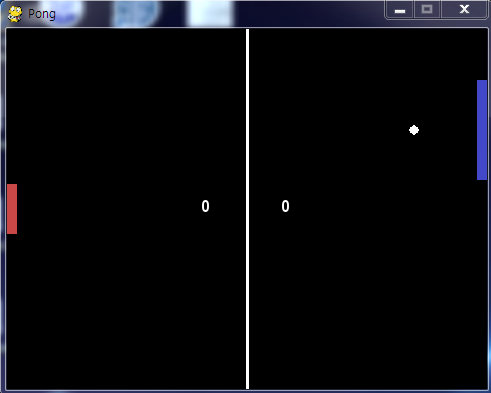

Reproduce this figure in Python.
# Atari pong
# By KyushikMin kyushikmin@gamil.com
# http://mmc.hanyang.ac.kr

import random, sys, time, math, pygame
from pygame.locals import *
import numpy as np
import copy
import matplotlib.image as mpimg

# Window Information
FPS = 30
WINDOW_WIDTH = 480
WINDOW_HEIGHT = 360

HALF_WINDOW_WIDTH = int(WINDOW_WIDTH / 2)
HALF_WINDOW_HEIGHT = int(WINDOW_HEIGHT / 2)

# Colors
#				 R    G    B
WHITE        = (255, 255, 255)
BLACK		 = (  0,   0,   0)
RED 		 = (200,  72,  72)
LIGHT_ORANGE = (198, 108,  58)
ORANGE       = (180, 122,  48)
GREEN		 = ( 72, 160,  72)
BLUE 		 = ( 66,  72, 200)
YELLOW 		 = (162, 162,  42)
NAVY         = ( 75,   0, 130)
PURPLE       = (143,   0, 255)

def ReturnName():
    return 'pong'

def Return_Num_Action():
    return 1

def Return_Action_Bound():
	return 10

my_bar_width = 10
my_bar_height = 50
my_bar_init_position = (WINDOW_HEIGHT - my_bar_height)/2
my_bar_speed = 10

enemy_bar_width = 10
enemy_bar_height = 100
enemy_bar_init_position = (WINDOW_HEIGHT - enemy_bar_height)/2
enemy_bar_speed = 10

ball_init_position_x = WINDOW_WIDTH / 2
ball_init_position_y = WINDOW_HEIGHT / 2

ball_radius = 5

class GameState:
    def __init__(self):
        global FPS_CLOCK, DISPLAYSURF, BASIC_FONT

        pygame.init()
        FPS_CLOCK = pygame.time.Clock()

        DISPLAYSURF = pygame.display.set_mode((WINDOW_WIDTH, WINDOW_HEIGHT))

        pygame.display.set_caption('Pong')
        # pygame.display.set_icon(pygame.image.load('./Qar_Sim/icon_resize2.png'))

        BASIC_FONT = pygame.font.Font('freesansbold.ttf', 16)

        # Set initial parameters

        self.init = True
        self.my_score = 0
        self.enemy_score = 0
        self.hit_count = 0

        self.my_bar_position = my_bar_init_position

        self.enemy_bar_position = enemy_bar_init_position

        self.ball_position_x = ball_init_position_x
        self.ball_position_y = ball_init_position_y

        random_start_x = random.randint(0, 1)
        random_start_y = random.randint(0, 1)

        if random_start_x == 0:
            self.ball_speed_x = - random.uniform(6.0, 9.0)
        else:
            self.ball_speed_x = random.uniform(6.0, 9.0)

        if random_start_y == 0:
            self.ball_speed_y = -random.uniform(6.0, 9.0)
        else:
            self.ball_speed_y = random.uniform(6.0, 9.0)


    def frame_step(self, input): # Game loop
        # Initial settings
        if self.init == True:
            self.my_bar_position = my_bar_init_position
            self.enemy_bar_position = enemy_bar_init_position

            self.ball_position_x = ball_init_position_x
            self.ball_position_y = ball_init_position_y

            self.hit_count = 0

            random_start_x = random.randint(0, 1)
            random_start_y = random.randint(0, 1)

            if random_start_x == 0:
                self.ball_speed_x = - random.uniform(6.0, 9.0)
            else:
                self.ball_speed_x = random.uniform(6.0, 9.0)

            if random_start_y == 0:
                self.ball_speed_y = -random.uniform(6.0, 9.0)
            else:
                self.ball_speed_y = random.uniform(6.0, 9.0)

            self.init = False

        # Key settings
        for event in pygame.event.get(): # event loop
            if event.type == QUIT:
                self.terminate()

        # Control the agent
        self.my_bar_position += input[0]

        # Constraint of the bar
        if self.my_bar_position <= 0:
            self.my_bar_position = 0

        if self.my_bar_position >= WINDOW_HEIGHT - my_bar_height:
            self.my_bar_position = WINDOW_HEIGHT - my_bar_height

        # Move the ball
        self.ball_position_x += self.ball_speed_x
        self.ball_position_y += self.ball_speed_y

        # Move the enemy
        self.enemy_bar_position = self.ball_position_y - (enemy_bar_height/2)

        # Constraint of enemy bar
        if self.enemy_bar_position <= 0:
            self.enemy_bar_position = 0

        if self.enemy_bar_position >= WINDOW_HEIGHT - enemy_bar_height:
            self.enemy_bar_position = WINDOW_HEIGHT - enemy_bar_height

        # Ball is bounced when the ball hit the wall
        if self.ball_position_y <= 0 or self.ball_position_y >= WINDOW_HEIGHT:
            self.ball_speed_y = - self.ball_speed_y

        reward = 0
        terminal = False

        # Ball is bounced when the ball hit the bar
        if self.ball_position_x <= my_bar_width:
            # Hit the ball!
            if self.ball_position_y <=self. my_bar_position + my_bar_height and self.ball_position_y >= self.my_bar_position:
                self.ball_position_x = my_bar_width + 1
                self.ball_speed_x = - self.ball_speed_x

                # When the ball is at the corner
                if self.ball_position_y >= WINDOW_HEIGHT:
                    self.ball_position_x = my_bar_width + 1
                    self.ball_position_y = WINDOW_HEIGHT -1
                    self.ball_speed_x = - self.ball_speed_x
                    self.ball_speed_y = - self.ball_speed_y

                if self.ball_position_y <= 0:
                    self.ball_position_x = my_bar_width +1
                    self.ball_position_y = 1
                    self.ball_speed_x = - self.ball_speed_x
                    self.ball_speed_y = - self.ball_speed_y

                reward = 1
                self.hit_count += 1

        # Lose :(
        if self.ball_position_x <= 0:
            self.enemy_score += 1

            if self.enemy_score > 10:
                self.enemy_score = 0
                self.my_score = 0
            reward = -1
            terminal = True
            self.init = True

        # The ball is bounced when enemy hit the ball
        if self.ball_position_x >= WINDOW_WIDTH - enemy_bar_width:
            # enemy hit the ball
            if self.ball_position_y <= self.enemy_bar_position + enemy_bar_height and self.ball_position_y >= self.enemy_bar_position:
                self.ball_position_x = WINDOW_WIDTH - enemy_bar_width - 1
                self.ball_speed_x = - self.ball_speed_x

                # When the ball is at the corner
                if self.ball_position_y >= WINDOW_HEIGHT:
                    self.ball_position_x = WINDOW_WIDTH - enemy_bar_width -1
                    self.ball_position_y = WINDOW_HEIGHT -1
                    self.ball_speed_x = - self.ball_speed_x
                    self.ball_speed_y = - self.ball_speed_y

                if self.ball_position_y <= 0:
                    self.ball_position_x = WINDOW_WIDTH - enemy_bar_width -1
                    self.ball_position_y = 1
                    self.ball_speed_x = - self.ball_speed_x
                    self.ball_speed_y = - self.ball_speed_y

        # WIN!! :)
        if self.ball_position_x >= WINDOW_WIDTH:
            self.my_score += 1

            if self.my_score > 10:
                self.enemy_score = 0
                self.my_score = 0

            reward = 1
            terminal = True
            self.init = True

        # If bar hit the ball more than hit count threshold, game is finished!
        if self.hit_count == 10:
            reward = 1
            terminal = True
            self.init = True

        # Fill background color
        DISPLAYSURF.fill(BLACK)

        # Display scores
        self.score_msg(self.my_score, ((WINDOW_WIDTH/2) - 45, (WINDOW_HEIGHT/2)-10))
        self.score_msg(self.enemy_score, ((WINDOW_WIDTH/2) + 35, (WINDOW_HEIGHT/2)-10))

        # Draw bar
        my_bar_rect = pygame.Rect(0, self.my_bar_position, my_bar_width, my_bar_height)
        pygame.draw.rect(DISPLAYSURF, RED, my_bar_rect)

        enemy_bar_rect = pygame.Rect(WINDOW_WIDTH - enemy_bar_width, self.enemy_bar_position, enemy_bar_width, enemy_bar_height)
        pygame.draw.rect(DISPLAYSURF, BLUE, enemy_bar_rect)

        # Draw ball
        pygame.draw.circle(DISPLAYSURF, WHITE, (int(self.ball_position_x), int(self.ball_position_y)), ball_radius, 0)

        # Draw line for seperate game and info
        pygame.draw.line(DISPLAYSURF, WHITE, (WINDOW_WIDTH/2, 0), (WINDOW_WIDTH/2, WINDOW_HEIGHT), 3)

        pygame.display.update()
        image_data = pygame.surfarray.array3d(pygame.display.get_surface())
        # mpimg.imsave(str(time.time()) + '.png', image_data)
        return image_data, reward, terminal

    # Exit the game
    def terminate(self):
        pygame.quit()
        sys.exit()

    # Display score
    def score_msg(self, score, position):
        scoreSurf = BASIC_FONT.render(str(score), True, WHITE)
        scoreRect = scoreSurf.get_rect()
        scoreRect.topleft = position
        DISPLAYSURF.blit(scoreSurf, scoreRect)

if __name__ == '__main__':
	main()
